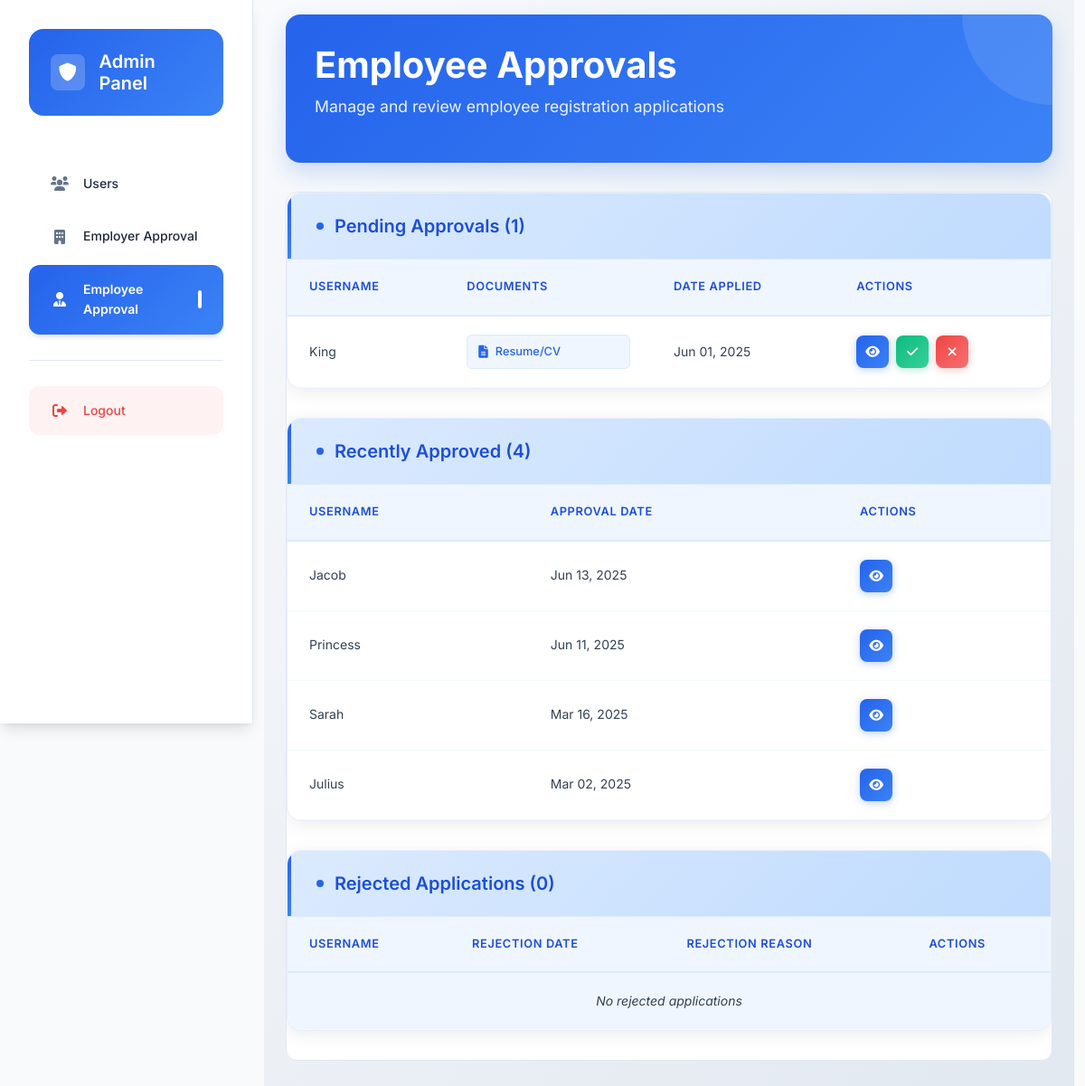
/secret-admin/employee-approvals/ (signed in), run on the app's committed database.
### employee/models.py (models this page shows, shortened)
class Employee(models.Model):
    user = models.OneToOneField(
        settings.AUTH_USER_MODEL,
        on_delete=models.CASCADE,
        null=True,  # Allow null temporarily
        blank=True  # Allow blank temporarily
    )
    id = models.AutoField(primary_key=True)
    username = models.CharField(max_length=150, unique=True)
    email = models.EmailField(unique=True)
    password = models.CharField(max_length=128)
    first_name = models.CharField(max_length=50, blank=True, null=True)
    last_name = models.CharField(max_length=50, blank=True, null=True)
    phone = models.CharField(max_length=20, blank=True, null=True)
    location = models.CharField(max_length=255, blank=True, null=True)
    bio = models.TextField(blank=True, null=True)
    job_title = models.CharField(max_length=100, blank=True, null=True)
    skills = models.TextField(blank=True, null=True)
    years_of_experience = models.PositiveIntegerField(default=0)
    education = models.TextField(blank=True, null=True)
    certifications = models.TextField(blank=True, null=True)
    preferred_job_type = models.CharField(max_length=50, blank=True, null=True)
    expected_salary = models.DecimalField(max_digits=10, decimal_places=2, null=True, blank=True)
    remote_work_preference = models.BooleanField(default=False)
    willing_to_relocate = models.BooleanField(default=False)
    last_login = models.DateTimeField(null=True, blank=True)
    date_joined = models.DateTimeField(default=timezone.now)
    is_active = models.BooleanField(default=True)
    document = models.FileField(upload_to='employee_documents/', blank=True, null=True)
    document_name = models.CharField(max_length=100, blank=True, null=True)
    avatar = models.ImageField(upload_to='employee_avatars/', null=True, blank=True)
    resume = models.FileField(upload_to='employee_resumes/', null=True, blank=True)
    full_name = models.CharField(max_length=255, null=True, blank=True)
    is_approved = models.BooleanField(null=True, default=None)
    approval_date = models.DateTimeField(null=True, blank=True)
    rejection_reason = models.TextField(null=True, blank=True)

### admin_panel/views.py (the view)
# urls.py: path('employee-approvals/', views.employee_approval_dashboard, name='employee_approvals'),
@login_required
@user_passes_test(is_admin)
def employee_approval_dashboard(request):
    pending_employees = Employee.objects.filter(
        is_approved=False,
        rejection_reason__isnull=True
    ).order_by('-date_joined')
    approved_employees = Employee.objects.filter(
        is_approved=True
    ).order_by('-approval_date')
    rejected_employees = Employee.objects.filter(
        is_approved=False,
        rejection_reason__isnull=False
    ).order_by('-date_joined')
    context = {
        'pending_employees': pending_employees,
        'approved_employees': approved_employees,
        'rejected_employees': rejected_employees,
    }
    return render(request, 'admin_panel/employee_approval_dashboard.html', context)

### admin_panel/views.py (called while the page is built)
def is_admin(user):
    return user.is_authenticated and user.is_admin

### admin_panel/templates/admin_panel/employee_approval_dashboard.html (shortened to what this page needs)
{% extends "base.html" %}
{% load static %}
{% block extra_css %}
<link rel="stylesheet" href="{% static 'css/admin_panel.css' %}">
<link rel="stylesheet" href="{% static 'css/employee_approval.css' %}">
{% endblock %}
{% block content %}
<div class="admin-dashboard container-fluid">
    <aside class="sidebar">
        <div class="sidebar-header">
            <div class="logo-container">
                <div class="logo-icon">
                    <i class="fas fa-shield-alt"></i>
                </div>
                <h2>Admin Panel</h2>
            </div>
        </div>
        <nav class="sidebar-nav">
            <a href="{% url 'admin_panel:dashboard' %}" class="nav-item">
                <div class="nav-icon">
                    <i class="fas fa-users"></i>
                </div>
                <span>Users</span>
            </a>
            <a href="{% url 'admin_panel:approvals' %}" class="nav-item">
                <div class="nav-icon">
                    <i class="fas fa-building"></i>
                </div>
                <span>Employer Approval</span>
            </a>
            <a href="{% url 'admin_panel:employee_approvals' %}" class="nav-item active">
                <div class="nav-icon">
                    <i class="fas fa-user-tie"></i>
                </div>
                <span>Employee Approval</span>
                <div class="nav-indicator"></div>
            </a>
            <div class="nav-divider"></div>
            <a href="{% url 'admin_panel:logout' %}" class="nav-item logout-item">
                <div class="nav-icon">
                    <i class="fas fa-sign-out-alt"></i>
                </div>
                <span>Logout</span>
            </a>
        </nav>
    </aside>
    <main class="main-content px-4 py-3 w-full">
        <div class="content-header">
            <h1>Employee Approvals</h1>
            <p class="header-subtitle">Manage and review employee registration applications</p>
        </div>
        <div class="table-container w-full max-w-full overflow-x-auto my-4">
            <div class="section">
                <div class="section-header">
                    <h2>Pending Approvals ({{ pending_employees.count }})</h2>
                </div>
                <div class="table-responsive">
                    <table class="data-table">
                        <thead>
                            <tr>
                                <th>Username</th>
                                <th>Documents</th>
                                <th>Date Applied</th>
                                <th>Actions</th>
                            </tr>
                        </thead>
                        <tbody>
                            {% for employee in pending_employees %}
                            <tr data-employee-id="{{ employee.id }}">
                                <td>{{ employee.username }}</td>
                                <td>
                                    <div class="document-links">
                                        {% if employee.document %}
                                        <a href="{{ employee.document.url }}" target="_blank" class="document-link">
                                            <i class="fas fa-file-alt"></i>
                                            Resume/CV
                                        </a>
                                        {% endif %}
                                    </div>
                                </td>
                                <td>{{ employee.date_joined|date:"M d, Y" }}</td>
                                <td>
                                    <div class="action-buttons">
                                        <button class="btn-icon view" onclick="viewEmployeeDetails({{ employee.id }})" title="View Details">
                                            <i class="fas fa-eye"></i>
                                        </button>
                                        <button class="btn-icon approve" onclick="approveEmployee({{ employee.id }})" title="Approve">
                                            <i class="fas fa-check"></i>
                                        </button>
                                        <button class="btn-icon reject" onclick="rejectEmployee({{ employee.id }})" title="Reject">
                                            <i class="fas fa-times"></i>
                                        </button>
                                    </div>
                                </td>
                            </tr>
                            {% empty %}
                            <tr>
                                <td colspan="4" class="text-center">No pending approvals</td>
                            </tr>
                            {% endfor %}
                        </tbody>
                    </table>
                </div>
            </div>
            <div class="section mt-6">
                <div class="section-header">
                    <h2>Recently Approved ({{ approved_employees.count }})</h2>
                </div>
                <div class="table-responsive">
                    <table class="data-table">
                        <thead>
                            <tr>
                                <th>Username</th>
                                <th>Approval Date</th>
                                <th>Actions</th>
                            </tr>
                        </thead>
                        <tbody>
                            {% for employee in approved_employees %}
                            <tr>
                                <td>{{ employee.username }}</td>
                                <td>{{ employee.approval_date|date:"M d, Y" }}</td>
                                <td>
                                    <div class="action-buttons">
                                        <button class="btn-icon view" onclick="viewEmployeeDetails({{ employee.id }})" title="View Details">
                                            <i class="fas fa-eye"></i>
                                        </button>
                                    </div>
                                </td>
                            </tr>
                            {% empty %}
                            <tr>
                                <td colspan="3" class="text-center">No approved employees</td>
                            </tr>
                            {% endfor %}
                        </tbody>
                    </table>
                </div>
            </div>
            <div class="section mt-6">
                <div class="section-header">
                    <h2>Rejected Applications ({{ rejected_employees.count }})</h2>
                </div>
                <div class="table-responsive">
                    <table class="data-table">
                        <thead>
                            <tr>
                                <th>Username</th>
                                <th>Rejection Date</th>
                                <th>Rejection Reason</th>
                                <th>Actions</th>
                            </tr>
                        </thead>
                        <tbody>
                            {% for employee in rejected_employees %}
                            <tr data-employee-id="{{ employee.id }}">
                                <td>{{ employee.username }}</td>
                                <td>{{ employee.date_joined|date:"M d, Y" }}</td>
                                <td>
                                    <span class="rejection-reason" title="{{ employee.rejection_reason }}">
                                        {{ employee.rejection_reason|truncatechars:50 }}
                                    </span>
                                </td>
                                <td>
                                    <div class="action-buttons">
                                        <button class="btn-icon view" onclick="viewEmployeeDetails({{ employee.id }})" title="View Details">
                                            <i class="fas fa-eye"></i>
                                        </button>
                                        <button class="btn-icon reconsider" onclick="reconsiderEmployee({{ employee.id }})" title="Reconsider Application">
                                            <i class="fas fa-redo"></i>
                                        </button>
                                    </div>
                                </td>
                            </tr>
                            {% empty %}
                            <tr>
                                <td colspan="4" class="text-center">No rejected applications</td>
                            </tr>
                            {% endfor %}
                        </tbody>
                    </table>
                </div>
            </div>
        </div>
    </main>
</div>
{% endblock %}

### static/css/auth.css (style rules this page uses)
:root { --primary-blue: #3144a2; --primary-dark: #263481; --primary-light: #5a6ac5; --light-gray: #bcbdbd; --lighter-gray: #f5f7fa; --black: #000000; --dark-gray: #4a4a4a; --light-blue: #7987c2; --white: #ffffff; --error-red: #e53e3e; --success-green: #38a169; --border-radius: 12px; --box-shadow: 0 10px 25px rgba(0, 0, 0, 0.1); --transition: all 0.3s ease; }
body { font-family: "Montserrat", sans-serif; margin: 0; padding: 0; min-height: 100vh; background-color: var(--lighter-gray); display: flex; align-items: center; justify-content: center; }

### data on the page
Employee: username "King", date_joined "Jun 01, 2025"
Employee: username "Jacob", approval_date "Jun 13, 2025"
Employee: username "Princess", approval_date "Jun 11, 2025"
Employee: username "Sarah", approval_date "Mar 16, 2025"
Employee: username "Julius", approval_date "Mar 02, 2025"

### other printed values
{{ pending_employees.count }} "1"
{{ approved_employees.count }} "4"
{{ rejected_employees.count }} "0"
